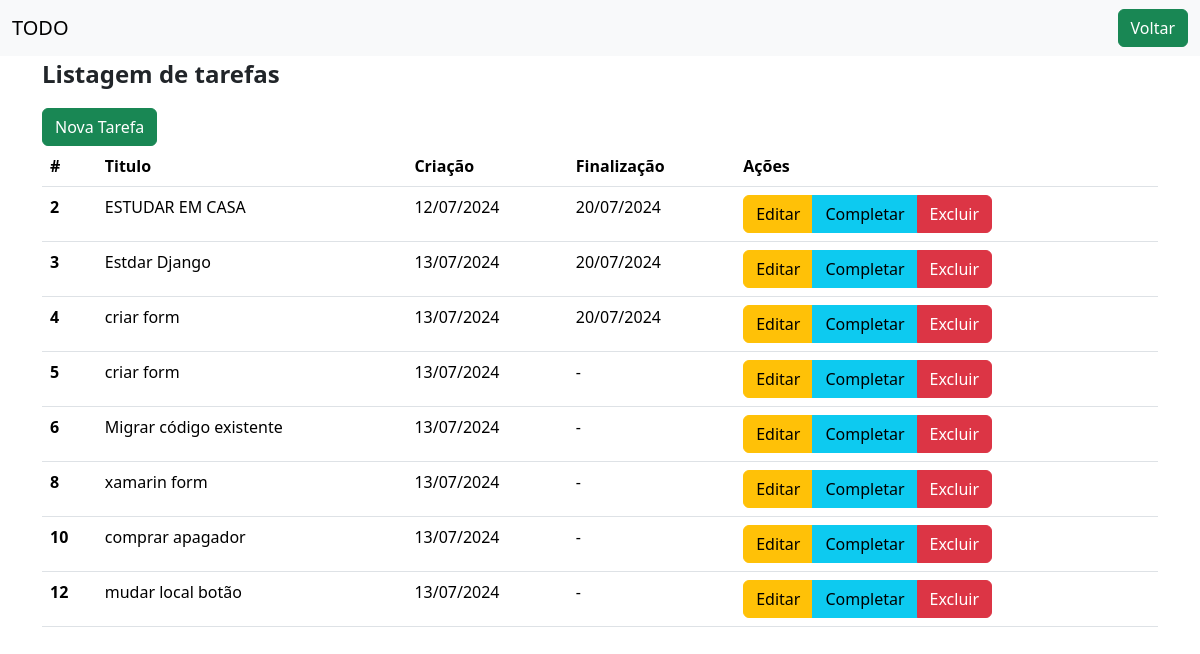
The page / on the database its author committed.
### todos/models.py (models this page shows)
class Todo(models.Model):
    titulo = models.CharField(verbose_name='Titulo da Tarefa',max_length=150, null=False, blank=False)
    dtCriacao = models.DateTimeField(verbose_name='Data da Criação',auto_now_add=True, null=False, blank=False)
    dtFinalizado = models.DateTimeField(verbose_name='Data da Finalização', null=True, blank=True)

### todos/views.py (the view)
# urls.py: path("", todoListarView.as_view(template_name="todos/todolistar.html"), name='todo_listar'),
class todoListarView(ListView):
    model = Todo #classe deve usar o modelo ToDo (.\todos\models.py)

### todos/templates/todos/todolistar.html (shortened to what this page needs)
{% extends 'padrao.html' %}
{% block subtitulo %}
Listagem de tarefas
{% endblock %}
{% block conteudo%}
<a href="{% url 'todo_criar' %}"
type="button" class="btn btn-success">Nova Tarefa</a>
      <table class="table">
        <thead>
          <tr>
            <th scope="col">#</th>
            <th scope="col">Titulo</th>
            <th scope="col">Criação</th>
            <th scope="col">Finalização</th>
            <th scope="col">Ações</th>
          </tr>
        </thead>
        <tbody>
          {% for tarefa in todo_list %}
            <tr>
              <th scope="row">{{ tarefa.id }}</th>
              <td>{{ tarefa.titulo }}</td>
              <td>{{ tarefa.dtCriacao|date:'SHORT_DATE_FORMAT' }}</td>
              <td>{{ tarefa.dtFinalizado|date:'SHORT_DATE_FORMAT'|default:'-' }}</td>
              <td>
                <div class="btn-group" role="group" aria-label="Basic mixed styles example">
                  <button type="button" onclick="window.location.href='{% url 'todo_atualizar' pk=tarefa.pk %}'" class="btn btn-warning">Editar</button>
                  <button type="button" onclick="window.location.href='{% url 'todo_completar' pk=tarefa.pk %}'" class="btn btn-info">Completar</button>
                  <button type="button" onclick="window.location.href='{% url 'todo_deletar' pk=tarefa.pk %}'" class="btn btn-danger">Excluir</button>
                </div>
              </td>
            </tr>
          {% endfor %}
        </tbody>
      </table>
      {% endblock %}

### todos/templates/padrao.html (shortened to what this page needs)
{% load crispy_forms_tags %}
<!DOCTYPE html>
<html lang="pt-BR">
  <head>
    <link href="https://cdn.jsdelivr.net/npm/bootstrap@5.3.3/dist/css/bootstrap.min.css" rel="stylesheet" />
  </head>
  <body>
    <nav class="navbar navbar-expand-lg bg-body-tertiary">
      <div class="container-fluid">
        <a class="navbar-brand" href="#">TODO</a>
        <a href="{% url 'todo_listar' %}" type="button" class="btn btn-success">Voltar</a>
      </div>
    </nav>
    <main class="container">
      <p class="text-start fs-4 fw-bold">
        {% block subtitulo %}
        {% endblock %}
      </p>
      {% block conteudo %}
      {% endblock %}
    </main>
  </body>
</html>

### rows shown on the page
Todo: id "2", titulo "ESTUDAR EM CASA", dtCriacao "12/07/2024", dtFinalizado "20/07/2024"
Todo: id "3", titulo "Estdar Django", dtCriacao "13/07/2024", dtFinalizado "20/07/2024"
Todo: id "4", titulo "criar form", dtCriacao "13/07/2024", dtFinalizado "20/07/2024"
Todo: id "5", titulo "criar form", dtCriacao "13/07/2024", dtFinalizado "-"
Todo: id "6", titulo "Migrar código existente", dtCriacao "13/07/2024", dtFinalizado "-"
Todo: id "8", titulo "xamarin form", dtCriacao "13/07/2024", dtFinalizado "-"
Todo: id "10", titulo "comprar apagador", dtCriacao "13/07/2024", dtFinalizado "-"
Todo: id "12", titulo "mudar local botão", dtCriacao "13/07/2024", dtFinalizado "-"
